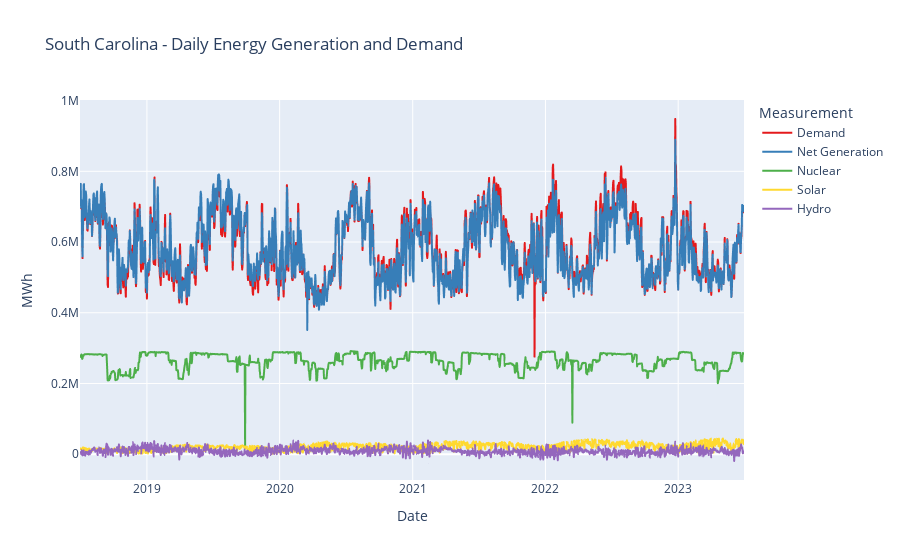

The cell this chart's notebook holds for it:
### Markdown cell above
### Generate Plot

### Code cell
energy_SC_plot = px.line(energy_SC, x="Date", y="MWh", color='Measurement', 
                               title="South Carolina - Daily Energy Generation and Demand",
                               color_discrete_sequence=custom_colors,
                               category_orders={'Measurement': custom_order})
energy_SC_plot.show()

### Figure 1 — Plotly figure (JSON) as saved in the notebook; plotly's stock layout.template omitted (floating-point values rounded to 4 significant figures; data arrays with more than 128 entries replaced by an {"elided": "..."} marker saying what was removed)
{"data": [{"hovertemplate": "Measurement=Demand<br>Date=%{x}<br>MWh=%{y}<extra></extra>", "legendgroup": "Demand", "line": {"color": "rgb(228, 26, 28)", "dash": "solid"}, "marker": {"symbol": "circle"}, "mode": "lines", "name": "Demand", "showlegend": true, "type": "scattergl", "x": {"elided": "1827 str values"}, "xaxis": "x", "y": {"elided": "1827 int values"}, "yaxis": "y"}, {"hovertemplate": "Measurement=Net Generation<br>Date=%{x}<br>MWh=%{y}<extra></extra>", "legendgroup": "Net Generation", "line": {"color": "rgb(55, 126, 184)", "dash": "solid"}, "marker": {"symbol": "circle"}, "mode": "lines", "name": "Net Generation", "showlegend": true, "type": "scattergl", "x": {"elided": "1827 str values"}, "xaxis": "x", "y": {"elided": "1827 int values"}, "yaxis": "y"}, {"hovertemplate": "Measurement=Nuclear<br>Date=%{x}<br>MWh=%{y}<extra></extra>", "legendgroup": "Nuclear", "line": {"color": "rgb(77, 175, 74)", "dash": "solid"}, "marker": {"symbol": "circle"}, "mode": "lines", "name": "Nuclear", "showlegend": true, "type": "scattergl", "x": {"elided": "1827 str values"}, "xaxis": "x", "y": {"elided": "1827 int values"}, "yaxis": "y"}, {"hovertemplate": "Measurement=Solar<br>Date=%{x}<br>MWh=%{y}<extra></extra>", "legendgroup": "Solar", "line": {"color": "rgb(255, 217, 47)", "dash": "solid"}, "marker": {"symbol": "circle"}, "mode": "lines", "name": "Solar", "showlegend": true, "type": "scattergl", "x": {"elided": "1827 str values"}, "xaxis": "x", "y": {"elided": "1827 int values"}, "yaxis": "y"}, {"hovertemplate": "Measurement=Hydro<br>Date=%{x}<br>MWh=%{y}<extra></extra>", "legendgroup": "Hydro", "line": {"color": "rgb(148, 103, 189)", "dash": "solid"}, "marker": {"symbol": "circle"}, "mode": "lines", "name": "Hydro", "showlegend": true, "type": "scattergl", "x": {"elided": "1827 str values"}, "xaxis": "x", "y": {"elided": "1827 int values"}, "yaxis": "y"}], "layout": {"legend": {"title": {"text": "Measurement"}, "tracegroupgap": 0}, "title": {"text": "South Carolina - Daily Energy Generation and Demand"}, "xaxis": {"anchor": "y", "domain": [0, 1], "title": {"text": "Date"}}, "yaxis": {"anchor": "x", "domain": [0, 1], "title": {"text": "MWh"}}}}
